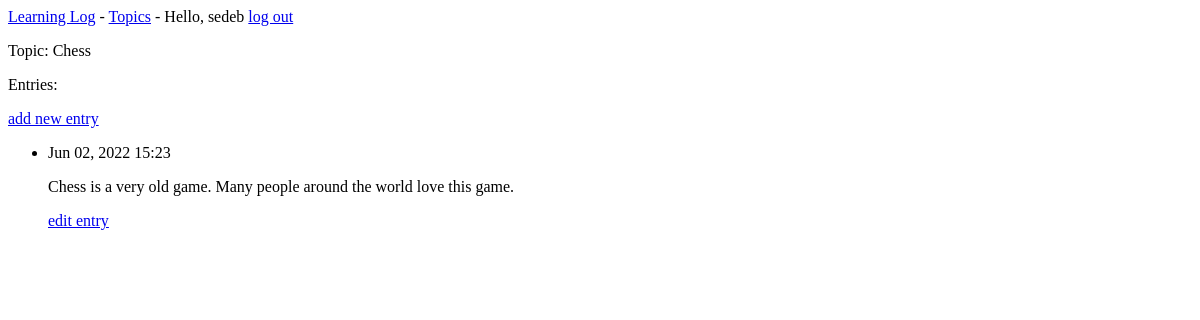
Before: /topics/1/ (signed in) with the older database file.
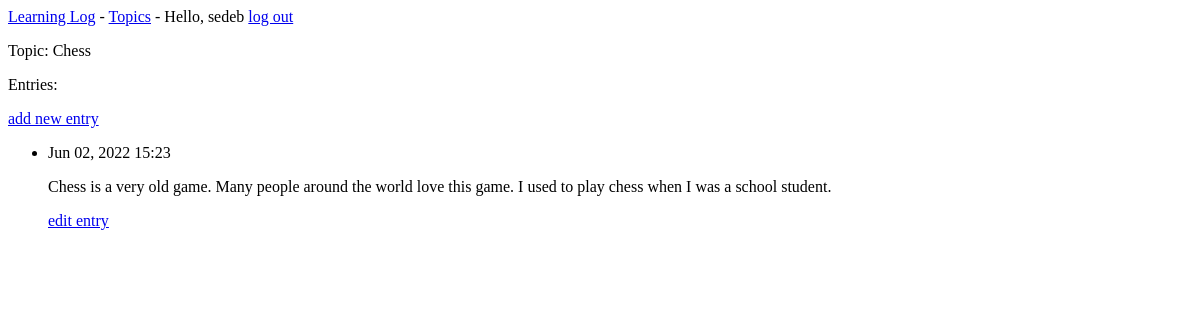
After: the same page with the newer database file.
### learning_logs/models.py (models this page shows, shortened)
class Entry(models.Model):
    topic = models.ForeignKey(Topic, on_delete=models.CASCADE)
    text = models.TextField()
    date_added = models.DateTimeField(auto_now_add=True)
    class Meta:
        verbose_name_plural = 'entries'

### learning_logs/views.py (the view)
# urls.py: path('topics/<topic_id>/', views.topic, name='topic'),
@login_required
def topic(request, topic_id):
    topic = Topic.objects.get(id=topic_id)
    entries = topic.entry_set.order_by('-date_added')
    context = {'topic': topic, 'entries': entries}
    return render(request, 'learning_logs/topic.html', context)

### learning_logs/models.py (called while the page is built)
    def __str__(self):
        return self.text

### learning_logs/templates/learning_logs/topic.html
{% extends 'learning_logs/base.html' %}
{% block content %}
<p>Topic: {{ topic }}</p>
<p>Entries:</p>
<p>
    <a href="{% url 'learning_logs:new_entry' topic.id %}">add new entry</a>
</p>
<ul>
  {% for entry in entries %}
  <li>
    <p>{{ entry.date_added|date:'M d, Y H:i' }}</p>
    <p>{{ entry.text|linebreaks }}</p>
    <p>
      <a href="{% url 'learning_logs:edit_entry' topic.id %}">edit entry</a>
    </p>
  </li>
  {% empty %}
  <li>
    There are no entries for this topic yet.
  </li>
  {% endfor %}
</ul>
{% endblock content %}

Changed rows visible on the page:
changed Entry: text "Chess is a very old game. Many people around the world love this game." → "Chess is a very old game. Many people around the world love this game. I used to play chess when I was a school student."
